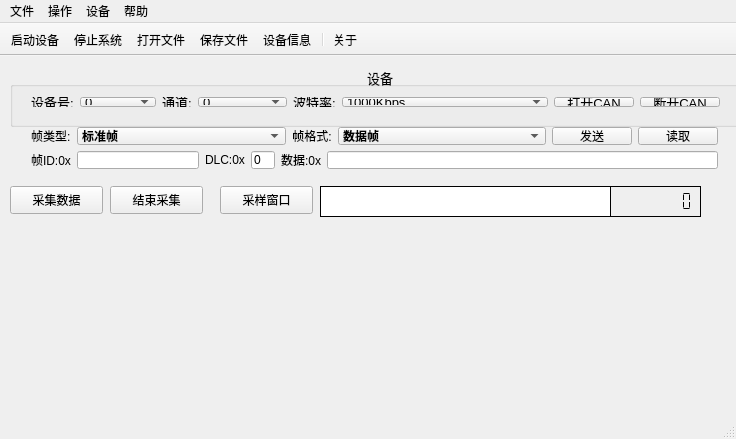
<?xml version="1.0" encoding="UTF-8"?>
<ui version="4.0">
 <class>MainWindow</class>
 <widget class="QMainWindow" name="MainWindow">
  <property name="windowModality">
   <enum>Qt::WindowModal</enum>
  </property>
  <property name="geometry">
   <rect>
    <x>0</x>
    <y>0</y>
    <width>736</width>
    <height>439</height>
   </rect>
  </property>
  <property name="sizePolicy">
   <sizepolicy hsizetype="Preferred" vsizetype="Fixed">
    <horstretch>0</horstretch>
    <verstretch>0</verstretch>
   </sizepolicy>
  </property>
  <property name="windowTitle">
   <string>MainWindow</string>
  </property>
  <property name="windowIcon">
   <iconset resource="can_test.qrc">
    <normaloff>:/new/image/images/CAN.ico</normaloff>
    <normalon>:/new/image/images/AutoBaudRate.ico</normalon>
    <disabledoff>:/new/image/images/8.png</disabledoff>
    <disabledon>:/new/image/images/Going down two bars 256.png</disabledon>:/new/image/images/CAN.ico</iconset>
  </property>
  <widget class="QWidget" name="centralWidget">
   <widget class="QGroupBox" name="groupBox_device">
    <property name="geometry">
     <rect>
      <x>10</x>
      <y>10</y>
      <width>741</width>
      <height>61</height>
     </rect>
    </property>
    <property name="sizePolicy">
     <sizepolicy hsizetype="Fixed" vsizetype="Fixed">
      <horstretch>0</horstretch>
      <verstretch>0</verstretch>
     </sizepolicy>
    </property>
    <property name="font">
     <font>
      <pointsize>10</pointsize>
      <weight>50</weight>
      <italic>false</italic>
      <bold>false</bold>
     </font>
    </property>
    <property name="contextMenuPolicy">
     <enum>Qt::DefaultContextMenu</enum>
    </property>
    <property name="layoutDirection">
     <enum>Qt::LeftToRight</enum>
    </property>
    <property name="autoFillBackground">
     <bool>false</bool>
    </property>
    <property name="inputMethodHints">
     <set>Qt::ImhEmailCharactersOnly</set>
    </property>
    <property name="title">
     <string>设备</string>
    </property>
    <property name="alignment">
     <set>Qt::AlignCenter</set>
    </property>
    <property name="flat">
     <bool>true</bool>
    </property>
    <property name="checkable">
     <bool>false</bool>
    </property>
    <widget class="QWidget" name="layoutWidget">
     <property name="geometry">
      <rect>
       <x>10</x>
       <y>20</y>
       <width>711</width>
       <height>32</height>
      </rect>
     </property>
     <layout class="QHBoxLayout" name="horizontalLayout_7">
      <item>
       <layout class="QHBoxLayout" name="horizontalLayout_6">
        <item>
         <layout class="QHBoxLayout" name="horizontalLayout_5">
          <item>
           <layout class="QHBoxLayout" name="horizontalLayout_4">
            <item>
             <widget class="QLabel" name="label_device">
              <property name="text">
               <string>设备号:</string>
              </property>
             </widget>
            </item>
            <item>
             <widget class="QComboBox" name="comboBox_device">
              <property name="enabled">
               <bool>true</bool>
              </property>
              <property name="sizePolicy">
               <sizepolicy hsizetype="MinimumExpanding" vsizetype="Fixed">
                <horstretch>0</horstretch>
                <verstretch>0</verstretch>
               </sizepolicy>
              </property>
              <item>
               <property name="text">
                <string>0</string>
               </property>
              </item>
              <item>
               <property name="text">
                <string>1</string>
               </property>
              </item>
              <item>
               <property name="text">
                <string>2</string>
               </property>
              </item>
              <item>
               <property name="text">
                <string>3</string>
               </property>
              </item>
              <item>
               <property name="text">
                <string>4</string>
               </property>
              </item>
              <item>
               <property name="text">
                <string>5</string>
               </property>
              </item>
              <item>
               <property name="text">
                <string>6</string>
               </property>
              </item>
             </widget>
            </item>
           </layout>
          </item>
          <item>
           <layout class="QHBoxLayout" name="horizontalLayout_3">
            <item>
             <widget class="QLabel" name="label">
              <property name="text">
               <string>通道:</string>
              </property>
              <property name="alignment">
               <set>Qt::AlignCenter</set>
              </property>
             </widget>
            </item>
            <item>
             <widget class="QComboBox" name="comboBox_channel">
              <property name="sizePolicy">
               <sizepolicy hsizetype="MinimumExpanding" vsizetype="Fixed">
                <horstretch>0</horstretch>
                <verstretch>0</verstretch>
               </sizepolicy>
              </property>
              <item>
               <property name="text">
                <string>0</string>
               </property>
              </item>
              <item>
               <property name="text">
                <string>1</string>
               </property>
              </item>
             </widget>
            </item>
           </layout>
          </item>
         </layout>
        </item>
        <item>
         <layout class="QHBoxLayout" name="horizontalLayout_2">
          <item>
           <widget class="QLabel" name="label_baudRate">
            <property name="text">
             <string>波特率:</string>
            </property>
            <property name="alignment">
             <set>Qt::AlignCenter</set>
            </property>
           </widget>
          </item>
          <item>
           <widget class="QComboBox" name="baudRateComboBox">
            <property name="sizePolicy">
             <sizepolicy hsizetype="MinimumExpanding" vsizetype="Fixed">
              <horstretch>0</horstretch>
              <verstretch>0</verstretch>
             </sizepolicy>
            </property>
            <item>
             <property name="text">
              <string>1000Kbps</string>
             </property>
            </item>
            <item>
             <property name="text">
              <string>800Kbps</string>
             </property>
            </item>
            <item>
             <property name="text">
              <string>500Kbps</string>
             </property>
            </item>
            <item>
             <property name="text">
              <string>400Kbps</string>
             </property>
            </item>
            <item>
             <property name="text">
              <string>250Kbps</string>
             </property>
            </item>
           </widget>
          </item>
         </layout>
        </item>
       </layout>
      </item>
      <item>
       <layout class="QHBoxLayout" name="horizontalLayout">
        <item>
         <widget class="QPushButton" name="Button_open_can">
          <property name="text">
           <string>打开CAN</string>
          </property>
         </widget>
        </item>
        <item>
         <widget class="QPushButton" name="Button__closecan">
          <property name="text">
           <string>断开CAN</string>
          </property>
         </widget>
        </item>
       </layout>
      </item>
     </layout>
    </widget>
   </widget>
   <widget class="QWidget" name="layoutWidget">
    <property name="geometry">
     <rect>
      <x>20</x>
      <y>60</y>
      <width>709</width>
      <height>64</height>
     </rect>
    </property>
    <layout class="QVBoxLayout" name="verticalLayout">
     <item>
      <layout class="QHBoxLayout" name="horizontalLayout_10">
       <item>
        <widget class="QLabel" name="label_Frame_type">
         <property name="text">
          <string>帧类型:</string>
         </property>
        </widget>
       </item>
       <item>
        <widget class="QComboBox" name="comboBox_Frametype">
         <property name="enabled">
          <bool>true</bool>
         </property>
         <property name="sizePolicy">
          <sizepolicy hsizetype="MinimumExpanding" vsizetype="Fixed">
           <horstretch>0</horstretch>
           <verstretch>0</verstretch>
          </sizepolicy>
         </property>
         <property name="font">
          <font>
           <weight>75</weight>
           <bold>true</bold>
          </font>
         </property>
         <property name="inputMethodHints">
          <set>Qt::ImhNone</set>
         </property>
         <property name="editable">
          <bool>false</bool>
         </property>
         <property name="sizeAdjustPolicy">
          <enum>QComboBox::AdjustToContentsOnFirstShow</enum>
         </property>
         <item>
          <property name="text">
           <string>标准帧</string>
          </property>
         </item>
         <item>
          <property name="text">
           <string>扩展帧</string>
          </property>
         </item>
        </widget>
       </item>
       <item>
        <widget class="QLabel" name="label_Frameformat">
         <property name="text">
          <string>帧格式:</string>
         </property>
         <property name="alignment">
          <set>Qt::AlignCenter</set>
         </property>
        </widget>
       </item>
       <item>
        <widget class="QComboBox" name="comboBox_Frameformat">
         <property name="sizePolicy">
          <sizepolicy hsizetype="MinimumExpanding" vsizetype="Fixed">
           <horstretch>0</horstretch>
           <verstretch>0</verstretch>
          </sizepolicy>
         </property>
         <property name="font">
          <font>
           <weight>75</weight>
           <bold>true</bold>
           <stylestrategy>PreferAntialias</stylestrategy>
          </font>
         </property>
         <item>
          <property name="text">
           <string>数据帧</string>
          </property>
         </item>
         <item>
          <property name="text">
           <string>远程帧</string>
          </property>
         </item>
        </widget>
       </item>
       <item>
        <layout class="QHBoxLayout" name="horizontalLayout_8">
         <item>
          <widget class="QPushButton" name="Button_send">
           <property name="text">
            <string>发送</string>
           </property>
          </widget>
         </item>
         <item>
          <widget class="QPushButton" name="Button_read">
           <property name="text">
            <string>读取</string>
           </property>
          </widget>
         </item>
        </layout>
       </item>
      </layout>
     </item>
     <item>
      <layout class="QHBoxLayout" name="horizontalLayout_9" stretch="1,5,1,1,1,16">
       <item>
        <widget class="QLabel" name="label_FrameID">
         <property name="text">
          <string>帧ID:0x</string>
         </property>
        </widget>
       </item>
       <item>
        <widget class="QLineEdit" name="lineEdit_FrameID">
         <property name="text">
          <string/>
         </property>
        </widget>
       </item>
       <item>
        <widget class="QLabel" name="label_DLC">
         <property name="text">
          <string>DLC:0x</string>
         </property>
         <property name="alignment">
          <set>Qt::AlignCenter</set>
         </property>
        </widget>
       </item>
       <item>
        <widget class="QLineEdit" name="lineEdit_DLC">
         <property name="text">
          <string>0</string>
         </property>
        </widget>
       </item>
       <item>
        <widget class="QLabel" name="label_DATA">
         <property name="text">
          <string>数据:0x</string>
         </property>
         <property name="alignment">
          <set>Qt::AlignCenter</set>
         </property>
        </widget>
       </item>
       <item>
        <widget class="QLineEdit" name="lineEdit_DATA">
         <property name="text">
          <string/>
         </property>
        </widget>
       </item>
      </layout>
     </item>
    </layout>
   </widget>
   <widget class="QPushButton" name="Button_sample_end">
    <property name="geometry">
     <rect>
      <x>110</x>
      <y>130</y>
      <width>93</width>
      <height>28</height>
     </rect>
    </property>
    <property name="text">
     <string>结束采集</string>
    </property>
   </widget>
   <widget class="QPushButton" name="Button_sample">
    <property name="geometry">
     <rect>
      <x>10</x>
      <y>130</y>
      <width>93</width>
      <height>28</height>
     </rect>
    </property>
    <property name="text">
     <string>采集数据</string>
    </property>
   </widget>
   <widget class="QPushButton" name="Button_sample_test">
    <property name="geometry">
     <rect>
      <x>220</x>
      <y>130</y>
      <width>93</width>
      <height>28</height>
     </rect>
    </property>
    <property name="text">
     <string>采样窗口</string>
    </property>
   </widget>
   <widget class="QLCDNumber" name="lcd_sample_counter">
    <property name="enabled">
     <bool>true</bool>
    </property>
    <property name="geometry">
     <rect>
      <x>610</x>
      <y>130</y>
      <width>91</width>
      <height>31</height>
     </rect>
    </property>
    <property name="font">
     <font>
      <pointsize>12</pointsize>
      <weight>50</weight>
      <bold>false</bold>
     </font>
    </property>
    <property name="mouseTracking">
     <bool>false</bool>
    </property>
    <property name="layoutDirection">
     <enum>Qt::RightToLeft</enum>
    </property>
    <property name="autoFillBackground">
     <bool>false</bool>
    </property>
    <property name="frameShape">
     <enum>QFrame::Box</enum>
    </property>
    <property name="frameShadow">
     <enum>QFrame::Plain</enum>
    </property>
    <property name="smallDecimalPoint">
     <bool>true</bool>
    </property>
    <property name="digitCount">
     <number>7</number>
    </property>
    <property name="segmentStyle">
     <enum>QLCDNumber::Flat</enum>
    </property>
   </widget>
   <widget class="QTextBrowser" name="file_path_textBrowser">
    <property name="geometry">
     <rect>
      <x>320</x>
      <y>130</y>
      <width>291</width>
      <height>31</height>
     </rect>
    </property>
    <property name="frameShape">
     <enum>QFrame::Panel</enum>
    </property>
    <property name="frameShadow">
     <enum>QFrame::Plain</enum>
    </property>
   </widget>
  </widget>
  <widget class="QMenuBar" name="menuBar">
   <property name="geometry">
    <rect>
     <x>0</x>
     <y>0</y>
     <width>736</width>
     <height>26</height>
    </rect>
   </property>
   <property name="nativeMenuBar">
    <bool>false</bool>
   </property>
   <widget class="QMenu" name="menu">
    <property name="title">
     <string>文件</string>
    </property>
    <addaction name="action_open_file"/>
    <addaction name="action_save_file"/>
    <addaction name="action_exit"/>
   </widget>
   <widget class="QMenu" name="menu_2">
    <property name="title">
     <string>操作</string>
    </property>
    <addaction name="action_open_device"/>
    <addaction name="action_close_device"/>
   </widget>
   <widget class="QMenu" name="menu_3">
    <property name="title">
     <string>设备</string>
    </property>
    <addaction name="action_device_info"/>
   </widget>
   <widget class="QMenu" name="menu_4">
    <property name="title">
     <string>帮助</string>
    </property>
    <addaction name="action_about"/>
   </widget>
   <addaction name="menu"/>
   <addaction name="menu_2"/>
   <addaction name="menu_3"/>
   <addaction name="menu_4"/>
  </widget>
  <widget class="QToolBar" name="mainToolBar">
   <property name="enabled">
    <bool>true</bool>
   </property>
   <property name="movable">
    <bool>false</bool>
   </property>
   <property name="floatable">
    <bool>false</bool>
   </property>
   <attribute name="toolBarArea">
    <enum>TopToolBarArea</enum>
   </attribute>
   <attribute name="toolBarBreak">
    <bool>false</bool>
   </attribute>
   <addaction name="action_open_device"/>
   <addaction name="action_close_device"/>
   <addaction name="action_open_file"/>
   <addaction name="action_save_file"/>
   <addaction name="action_device_info"/>
   <addaction name="separator"/>
   <addaction name="action_about"/>
  </widget>
  <widget class="QStatusBar" name="statusBar"/>
  <action name="action_device_info">
   <property name="icon">
    <iconset resource="can_test.qrc">
     <normaloff>:/new/image/images/hwinfo.png</normaloff>:/new/image/images/hwinfo.png</iconset>
   </property>
   <property name="text">
    <string>设备信息</string>
   </property>
   <property name="toolTip">
    <string>设备信息</string>
   </property>
  </action>
  <action name="action_open_device">
   <property name="icon">
    <iconset resource="can_test.qrc">
     <normaloff>:/new/image/images/gif_48_010.gif</normaloff>:/new/image/images/gif_48_010.gif</iconset>
   </property>
   <property name="text">
    <string>启动设备</string>
   </property>
   <property name="toolTip">
    <string>启动设备</string>
   </property>
  </action>
  <action name="action_close_device">
   <property name="icon">
    <iconset resource="can_test.qrc">
     <normaloff>:/new/image/images/gif_48_011.gif</normaloff>:/new/image/images/gif_48_011.gif</iconset>
   </property>
   <property name="text">
    <string>停止系统</string>
   </property>
   <property name="toolTip">
    <string>停止系统</string>
   </property>
  </action>
  <action name="action_open_file">
   <property name="icon">
    <iconset resource="can_test.qrc">
     <normaloff>:/new/image/images/open.png</normaloff>:/new/image/images/open.png</iconset>
   </property>
   <property name="text">
    <string>打开文件</string>
   </property>
  </action>
  <action name="action_save_file">
   <property name="icon">
    <iconset resource="can_test.qrc">
     <normaloff>:/new/image/images/save.png</normaloff>:/new/image/images/save.png</iconset>
   </property>
   <property name="text">
    <string>保存文件</string>
   </property>
   <property name="toolTip">
    <string>保存文件</string>
   </property>
  </action>
  <action name="action_exit">
   <property name="text">
    <string>退出</string>
   </property>
  </action>
  <action name="action_about">
   <property name="icon">
    <iconset resource="can_test.qrc">
     <normaloff>:/new/image/images/gif_48_079.gif</normaloff>:/new/image/images/gif_48_079.gif</iconset>
   </property>
   <property name="text">
    <string>关于</string>
   </property>
   <property name="toolTip">
    <string>关于</string>
   </property>
  </action>
 </widget>
 <layoutdefault spacing="6" margin="11"/>
 <resources>
  <include location="can_test.qrc"/>
 </resources>
 <connections/>
</ui>
